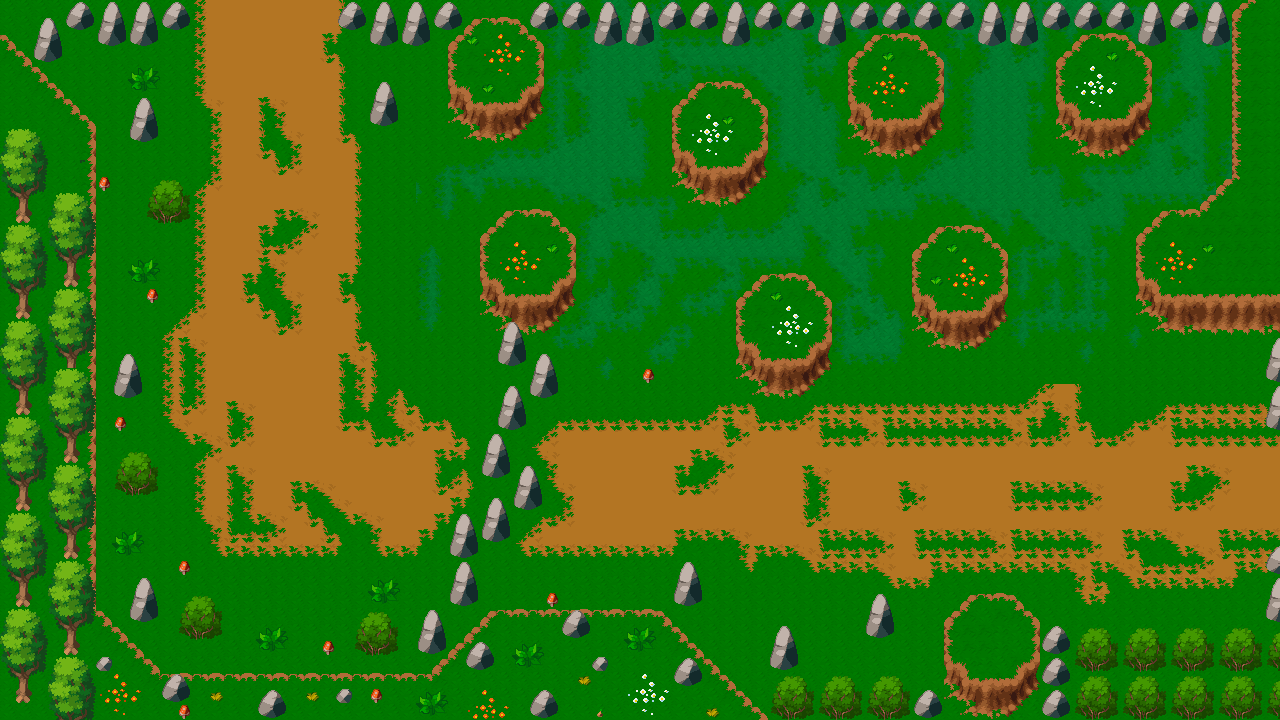

Rendered tile map (Tiled .tmx) drawn with the repository's tilesets; below, a short description and the map source with its tile grids summarised:
An orthogonal 80x45 tile map with 16x16 px tiles, 3 tile layers (Suelo, Paredes, Decoracion), 2 tilesets and 25 objects.

<map version="1.9" tiledversion="1.9.2" orientation="orthogonal" renderorder="right-down" width="80" height="45" tilewidth="16" tileheight="16" infinite="0" nextlayerid="5" nextobjectid="30">
 <tileset firstgid="1" name="Prehistoric_Tiles" tilewidth="16" tileheight="16" tilecount="625" columns="25">
  <image source="Prehistoric_Tiles.png" width="400" height="400" />
  <wangsets>
   <wangset name="Suelo" type="corner" tile="-1">
    <wangcolor name="Esquinas" color="#ff0000" tile="-1" probability="1" />
    <wangcolor name="Centro" color="#00ff00" tile="-1" probability="1" />
    <wangtile tileid="180" wangid="0,2,0,1,0,2,0,2" />
    <wangtile tileid="181" wangid="0,2,0,1,0,1,0,2" />
    <wangtile tileid="182" wangid="0,2,0,2,0,1,0,2" />
    <wangtile tileid="183" wangid="0,1,0,2,0,1,0,1" />
    <wangtile tileid="184" wangid="0,1,0,2,0,2,0,1" />
    <wangtile tileid="185" wangid="0,1,0,1,0,2,0,1" />
    <wangtile tileid="205" wangid="0,1,0,1,0,2,0,2" />
    <wangtile tileid="206" wangid="0,1,0,1,0,1,0,1" />
    <wangtile tileid="207" wangid="0,2,0,2,0,1,0,1" />
    <wangtile tileid="208" wangid="0,2,0,2,0,1,0,1" />
    <wangtile tileid="209" wangid="0,2,0,2,0,2,0,2" />
    <wangtile tileid="210" wangid="0,1,0,1,0,2,0,2" />
    <wangtile tileid="230" wangid="0,1,0,2,0,2,0,2" />
    <wangtile tileid="231" wangid="0,1,0,2,0,2,0,1" />
    <wangtile tileid="232" wangid="0,2,0,2,0,2,0,1" />
    <wangtile tileid="233" wangid="0,2,0,1,0,1,0,1" />
    <wangtile tileid="234" wangid="0,2,0,1,0,1,0,2" />
    <wangtile tileid="235" wangid="0,1,0,1,0,1,0,2" />
   </wangset>
   <wangset name="Cesped" type="corner" tile="-1">
    <wangcolor name="Esquina" color="#ff0000" tile="-1" probability="1" />
    <wangcolor name="Centro" color="#00ff00" tile="-1" probability="1" />
    <wangtile tileid="10" wangid="0,1,0,2,0,1,0,1" />
    <wangtile tileid="11" wangid="0,1,0,2,0,2,0,1" />
    <wangtile tileid="12" wangid="0,1,0,1,0,2,0,1" />
    <wangtile tileid="35" wangid="0,2,0,2,0,1,0,1" />
    <wangtile tileid="36" wangid="0,2,0,2,0,2,0,2" />
    <wangtile tileid="37" wangid="0,1,0,1,0,2,0,2" />
    <wangtile tileid="60" wangid="0,2,0,1,0,1,0,1" />
    <wangtile tileid="61" wangid="0,2,0,1,0,1,0,2" />
    <wangtile tileid="62" wangid="0,1,0,1,0,1,0,2" />
    <wangtile tileid="85" wangid="0,2,0,1,0,2,0,2" />
    <wangtile tileid="86" wangid="0,2,0,1,0,1,0,2" />
    <wangtile tileid="87" wangid="0,2,0,2,0,1,0,2" />
    <wangtile tileid="110" wangid="0,1,0,1,0,2,0,2" />
    <wangtile tileid="111" wangid="0,1,0,1,0,1,0,1" />
    <wangtile tileid="112" wangid="0,2,0,2,0,1,0,1" />
    <wangtile tileid="135" wangid="0,1,0,2,0,2,0,2" />
    <wangtile tileid="136" wangid="0,1,0,2,0,2,0,1" />
    <wangtile tileid="137" wangid="0,2,0,2,0,2,0,1" />
   </wangset>
  </wangsets>
 </tileset>
 <tileset firstgid="626" name="Trees" tilewidth="16" tileheight="16" tilecount="330" columns="15">
  <image source="Trees.png" width="240" height="352" />
 </tileset>
 <layer id="1" name="Suelo" width="80" height="45">
  <properties>
   <property name="Draw" type="bool" value="true" />
   <property name="Navigation" type="bool" value="false" />
  </properties>
  <data>[3600 cells, 3600 non-empty, 36 distinct tile ids]</data>
 </layer>
 <layer id="2" name="Paredes" width="80" height="45">
  <properties>
   <property name="Draw" type="bool" value="true" />
   <property name="Navigation" type="bool" value="false" />
  </properties>
  <data>[3600 cells, 597 non-empty, 47 distinct tile ids]</data>
 </layer>
 <layer id="3" name="Decoracion" width="80" height="45">
  <properties>
   <property name="Draw" type="bool" value="true" />
   <property name="Navigation" type="bool" value="false" />
  </properties>
  <data>[3600 cells, 802 non-empty, 64 distinct tile ids]</data>
 </layer>
 <objectgroup id="4" name="Colliders">
  <properties>
   <property name="Platform" type="bool" value="true" />
  </properties>
  <object id="1" x="0" y="32">
   <polygon points="0,0 96,96 96,576 160,640 416,640 416,576 448,576 448,480 480,480 480,400 496,400 496,288 480,272 480,208 512,176 544,176 576,208 576,272 560,288 560,368 528,400 528,432 544,432 544,480 512,480 512,512 480,512 480,576 656,576 768,688 768,640 944,640 944,592 976,560 1008,560 1040,592 1280,592 1280,688 0,688" />
  </object>
  <object id="2" x="480" y="16">
   <polygon points="0,0 -32,32 -32,80 0,112 32,112 64,80 64,32 32,0" />
  </object>
  <object id="3" x="672" y="112">
   <polygon points="0,0 32,-32 64,-32 96,0 96,48 64,80 32,80 0,48" />
  </object>
  <object id="4" x="848" y="64">
   <polygon points="0,0 32,-32 64,-32 96,0 96,48 64,80 32,80 0,48" />
  </object>
  <object id="5" x="1056" y="64">
   <polygon points="0,0 32,-32 64,-32 96,0 96,48 64,80 32,80 0,48" />
  </object>
  <object id="6" x="912" y="256">
   <polygon points="0,0 32,-32 64,-32 96,0 96,48 64,80 32,80 0,48" />
  </object>
  <object id="7" x="736" y="304">
   <polygon points="0,0 32,-32 64,-32 96,0 96,48 64,80 32,80 0,48" />
  </object>
  <object id="8" x="1248" y="0">
   <polygon points="0,0 -16,16 -16,176 -48,208 -80,208 -112,240 -112,288 -80,320 32,320 32,0" />
  </object>
  <object id="9" x="32" y="16">
   <polygon points="0,0 0,32 32,32 32,0" />
  </object>
  <object id="10" x="128" y="96">
   <polygon points="0,0 0,32 32,32 32,0" />
  </object>
  <object id="11" x="368" y="80">
   <polygon points="0,0 0,32 32,32 32,0" />
  </object>
  <object id="12" x="112" y="352">
   <polygon points="0,0 0,32 32,32 32,0" />
  </object>
  <object id="13" x="128" y="576">
   <polygon points="0,0 0,32 32,32 32,0" />
  </object>
  <object id="14" x="672" y="560">
   <polygon points="0,0 0,32 32,32 32,0" />
  </object>
  <object id="15" x="768" y="624">
   <polygon points="0,0 0,32 32,32 32,0" />
  </object>
  <object id="16" x="864" y="592">
   <polygon points="0,0 0,32 32,32 32,0" />
  </object>
  <object id="18" x="144" y="176">
   <polygon points="0,0 0,32 48,32 48,0" />
  </object>
  <object id="19" x="112" y="448">
   <polygon points="0,0 0,32 48,32 48,0" />
  </object>
  <object id="20" x="176" y="592">
   <polygon points="0,0 0,32 48,32 48,0" />
  </object>
  <object id="21" x="352" y="608">
   <polygon points="0,0 0,32 48,32 48,0" />
  </object>
  <object id="22" x="1264" y="320">
   <polygon points="0,0 0,112 16,112 16,0" />
  </object>
  <object id="24" x="65" y="34.5">
   <polygon points="0,0 31,13.5 95,13.5 143,-18.5 143,-34.5 -1,-34.5" />
  </object>
  <object id="25" x="338" y="0">
   <polygon points="0,0 -2,32 30,48 110,48 206,32 254,32 254,48 318,48 318,32 382,32 382,48 414,48 414,32 478,32 478,48 510,48 510,32 638,32 639.5,51 702,48 707.5,33.5 798,32 798.5,51 837.5,52 830,32 862,32 862,48 894,48 894,-16" />
  </object>
  <object id="26" x="1264" y="624">
   <polyline points="0,0 16,0 16,-80 0,-64 0,0" />
  </object>
  <object id="29" x="1263.75" y="624.25">
   <polygon points="0,0 -0.5,-64 16.25,-79.75 15.75,-1.75" />
  </object>
 </objectgroup>
</map>
